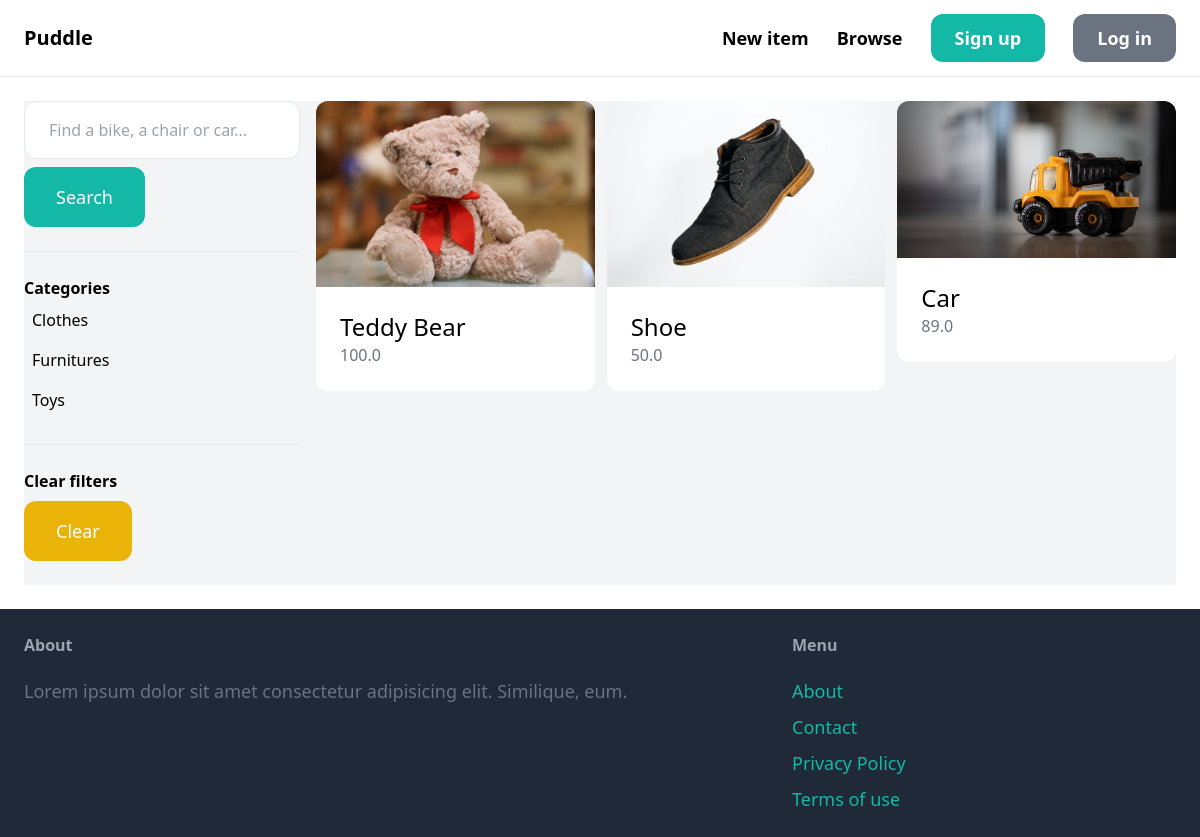
Page /items/ on the earlier database version.
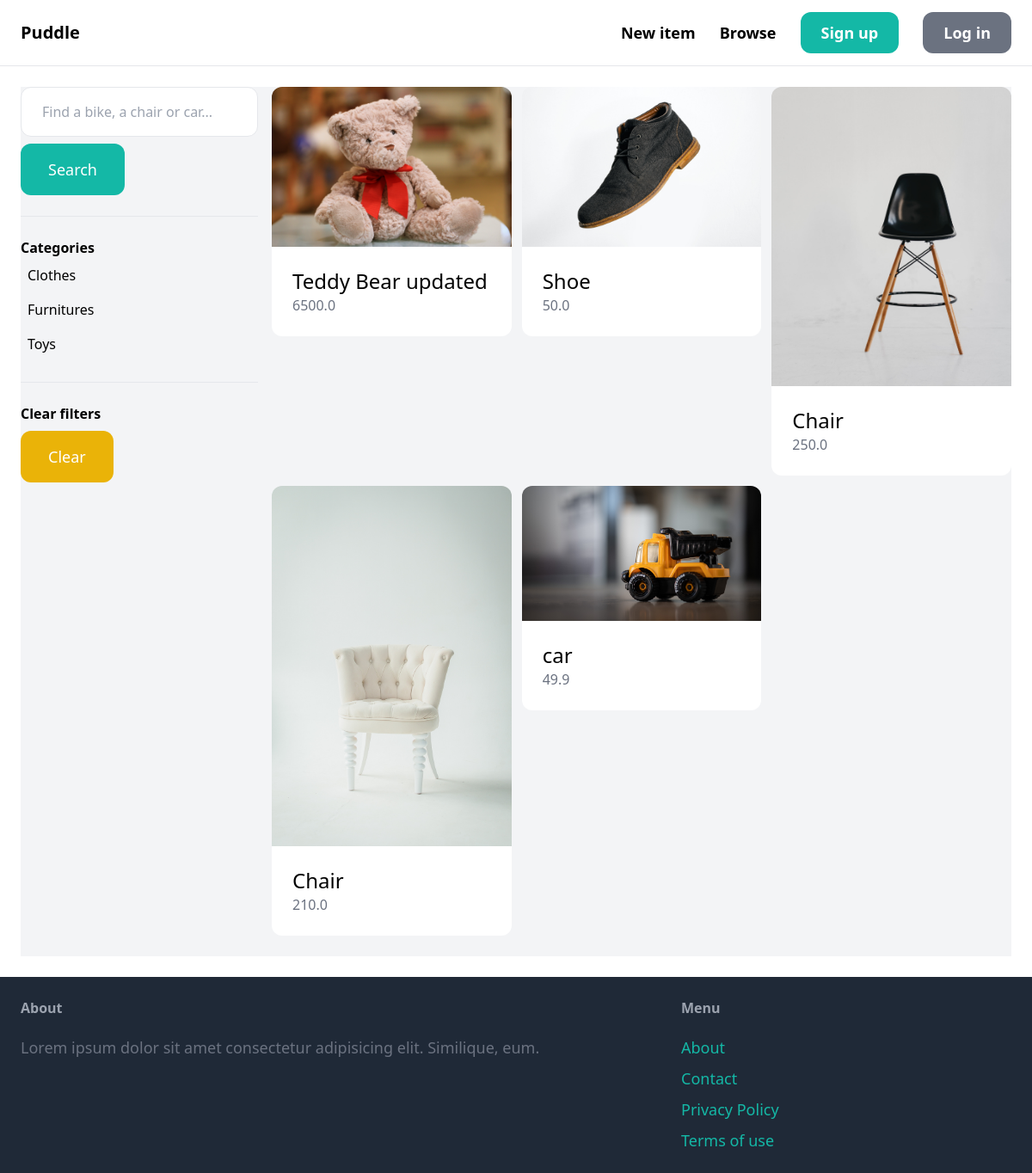
Same page on the later database version.
### item/models.py (models this page shows, shortened)
class Category(models.Model):
    name = models.CharField(max_length=255)
    class Meta:
        ordering = ('name',)
        verbose_name_plural = 'Categories'

class Item(models.Model):
    category = models.ForeignKey(
        Category, related_name='items', on_delete=models.CASCADE)
    name = models.CharField(max_length=255)
    description = models.TextField(blank=True, null=True)
    price = models.FloatField()
    image = models.ImageField(upload_to='item_images', blank=True, null=True)
    is_sold = models.BooleanField(default=False)
    created_by = models.ForeignKey(
        User, related_name='items', on_delete=models.CASCADE)
    created_at = models.DateTimeField(auto_now_add=True)

### item/views.py (the view)
# urls.py: path('', views.items, name='items'),
def items(request):
    query = request.GET.get('query', '')
    category_id = request.GET.get('category', 0)
    categories = Category.objects.all()
    items = Item.objects.filter(is_sold=False)
    if category_id:
        items = items.filter(category_id=category_id)
    if query:
        items = items.filter(Q(name__icontains=query) |
                             Q(description__icontains=query))
    return render(request, 'item/items.html', {
        'items': items,
        'query': query,
        'categories': categories,
        'category_id': int(category_id),
    })

### item/templates/item/items.html (shortened to what this page needs)
{% extends "core/base.html" %}
{% block content %}
    <div class="pb-6 grid grid-cols-4 gap-4 bg-gray-100">
        <div class="col-span-1">
            <form method="get" action="{% url 'item:items' %}">
                <input name="query" class="w-full py-4 px-6 border rounded-xl" type="text" value="{{ query }}" placeholder="Find a bike, a chair or car..." />
                <button class="mt-2 py-4 px-8 text-lg bg-teal-500 text-white rounded-xl">Search</button>
            </form>
            <hr class="my-6">
            <p class="font-semibold">Categories</p>
            <ul>
                {% for category in categories %}
                    <li class="py-2 px-2 rounded-xl{% if category.id == category_id %} bg-gray-200 {% endif %} ">
                        <a href="{% url 'item:items' %}?query={{ query }}&category={{ category.id }}">{{ category.name }}</a>
                    </li>
                {% endfor %}
            </ul>
            <hr class="my-6">
            <p class="font-semibold">Clear filters</p>
            <ul>
                <li><a href="{% url 'item:items' %}" class="mt-2 py-4 px-8 inline-block bg-yellow-500 text-lg rounded-xl text-white">Clear</a></li>
            </ul>
        </div>
        <div class="col-span-3">
            <div class="grid grid-cols-3 gap-3">
                {% for item in items %}
                    <div>
                        <a href="{% url 'item:detail' item.id %}">
                            <div>
                                <img src="{{ item.image.url }}" class="rounded-t-xl" alt="">
                            </div>
                            <div class="p-6 bg-white rounded-b-xl">
                                <h2 class="text-2xl"> {{ item.name }} </h2>
                                <p class="text-gray-500"> {{ item.price }} </p>
                            </div>
                        </a>
                    </div>
                {% endfor %}
            </div>
        </div>
    </div>
{% endblock content %}

Differences in the rows shown:
removed Item: image (picture), name "Car", price "89.0"
changed Item: name "Teddy Bear" → "Teddy Bear updated"; price "100.0" → "6500.0"
added Item: image (picture), name "Chair", price "250.0"
added Item: image (picture), name "Chair", price "210.0"
added Item: image (picture), name "car", price "49.9"
